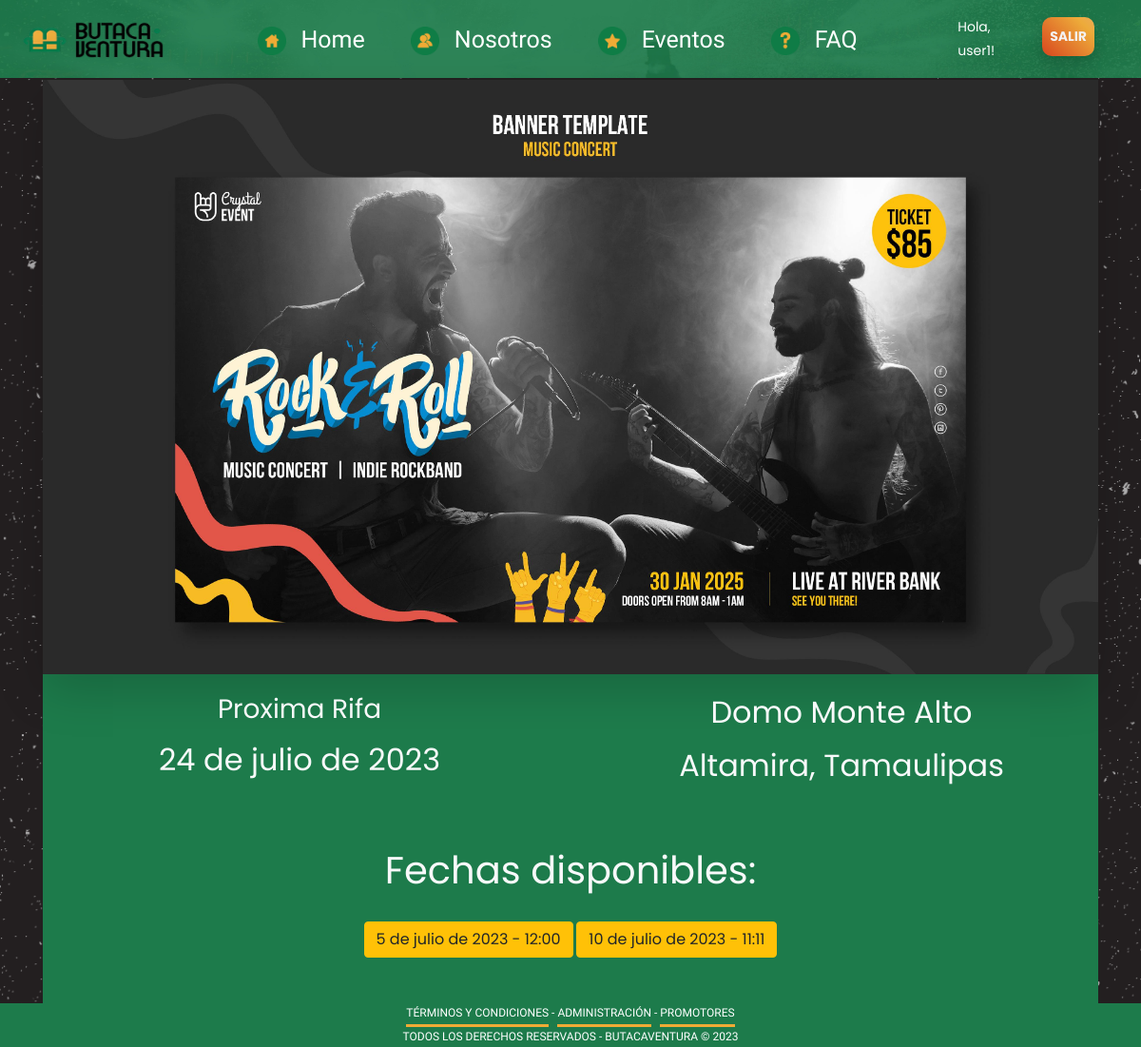
Page /event_detail_user/8358faa4/ (signed in) on the committed database.
### users/models.py (models this page shows, shortened)
class CustomUser(AbstractUser):
    user_id = models.CharField(max_length=20, primary_key=True, unique=True)
    birthday = models.DateField(auto_now=False, auto_now_add=False, null=True, blank=True)
    address = models.CharField(max_length=150, null=True)
    telephone = models.CharField(max_length=150, null=True)
    city = models.ForeignKey(City, on_delete=models.CASCADE, null=True, blank=True)
    state = models.ForeignKey(State, on_delete=models.CASCADE, null=True, blank=True)
    auth_age = models.BooleanField(default=False, blank=True)
    send_mail = models.BooleanField(default=False, blank=True)
    terms_conds = models.BooleanField(default=False, blank=True)
    status = models.CharField(max_length=50, null=True, blank=True)

class City(models.Model):
    name = models.CharField(max_length=50)
    def __str__(self):
        return self.name

class State(models.Model):
    name = models.CharField(max_length=50)
    def __str__(self):
        return self.name

### butaca/models.py (models this page shows, shortened)
class Event(models.Model):
    event_id = models.CharField(max_length=20, primary_key=True, unique=True)
    min_img = models.ImageField(default='', upload_to='event_galery', blank=True)
    bann_img = models.ImageField(default='', upload_to='event_galery', blank=True)
    bck_img = models.ImageField(default='', upload_to='event_galery', blank=True, null=True)
    name = models.CharField(max_length=50)
    date = models.DateField(auto_now=False, auto_now_add=False, null=True)
    location = models.CharField(max_length=50)
    state = models.ForeignKey(State, on_delete=models.CASCADE, null=True)
    city = models.ForeignKey(City, on_delete=models.CASCADE, null=True)
    country = models.ForeignKey(Country, on_delete=models.CASCADE, null=True)
    ticket_price = models.CharField(max_length=50, null=True)
    ticket_charge = models.CharField(max_length=50, null=True)
    ticket_level = models.CharField(max_length=50, null=True)
    url = models.CharField(max_length=50, null=True)
    min_price = models.CharField(max_length=50, null=True)
    max_price = models.CharField(max_length=50, null=True)
    active = models.BooleanField(default=False)
    promoter = models.ForeignKey(settings.AUTH_USER_MODEL, on_delete=models.CASCADE, related_name='promoter', null=True, blank=True)
    def __str__(self):
        return self.name

class DateEvent(models.Model):
    date_event_id = models.CharField(max_length=20, primary_key=True, unique=True, default='1')
    event_name = models.ForeignKey(Event, on_delete=models.CASCADE, null=True)
    event = models.CharField(max_length=50, null=True)
    promoter = models.CharField(max_length=50, null=True)
    date = models.DateField(auto_now=False, auto_now_add=False, null=True)
    ticket_quantity = models.IntegerField(null=True)
    draw_event = models.DateField(auto_now=False, auto_now_add=False, null=True)
    draw_limit_date = models.DateField(auto_now=False, auto_now_add=False, null=True)
    event_time = models.TimeField(auto_now=False, auto_now_add=False, null=True)
    status = models.BooleanField(default=True, blank=True)

### butaca/views.py (the view)
# urls.py: path('event_detail_user/<str:event_id>/', EventDetailUserView.as_view(), name='event_detail_user'),
class EventDetailUserView(LoginRequiredMixin, DetailView):
    model = Event
    template_name = "butaca/event_detail_user.html"
    context_object_name = "events"
    def get_object(self, queryset=None):
        event_id = self.kwargs['event_id']
        obj = Event.objects.get(event_id=event_id)
        return obj
    def get_context_data(self, **kwargs):
        context = super().get_context_data(**kwargs)
        event = self.object.event_id
        date_events = DateEvent.objects.filter(event=event)
        current_date = datetime.datetime.now().date()
        closest_event = Event.objects.filter(active=True, date__lt=current_date).order_by('-date').first()
        context["closest_event"] = closest_event
        print("current day:", current_date)
        print("this is:", closest_event.date)
        context['date_events'] = date_events
        return context

### butaca/templates/butaca/event_detail_user.html (shortened to what this page needs)
{% extends 'base_dashboard_user.html' %}
{% block content %}
{% load static %}
<div style="background-image: url('{{ events.bck_img.url }}'); background-size: cover;">
    <div class="container">
        <div class=""><img src="{{ events.bann_img.url }}" alt="Logo" class="d-inline-block align-text-top w-100 shadow-lg"></div>
        <div style="background-color: #1D7B4B">
            <div class="row text-center">
                <div class="col-lg-6 mt-3"><h3 class="text-light">Proxima Rifa</h3>
                    <h2 class="text-light">{{ closest_event.date }}</h2>
                </div>
                <div class="col-lg-6 mt-3"><h2 class="text-light">{{ events.location }}</h2>
                    <h2 class="text-light">{{ events.city }}, {{ events.state }}</h2>
                </div>
            </div>
            <div class="container p-5 text-center">
                <h1 class="text-light">Fechas disponibles:</h1>
                    {% if date_events %}
                    {% for date_event in date_events  %}
                    <button type="button" class="btn btn-warning mx-auto mt-3" data-bs-toggle="modal" data-bs-target="#{{ date_event.date_event_id }}">
                        {{ date_event.date }} - {{ date_event.event_time }}
                      </button>
                    {% endfor %}
                    {% else %}
                    <button type="button" class="btn btn-warning mx-auto mt-3" data-bs-toggle="modal" data-bs-target="">
                      Por el momento tenemos los ticket agostados, regresa pronto!
                    </button>
                    {% endif %}
            </div>
        </div>
    </div>
</div>
{% endblock content %}

### templates/base_dashboard_user.html (shortened to what this page needs)
<!DOCTYPE html>
<html lang="es">
{% load static %}
<head>
    <link href="https://cdn.jsdelivr.net/npm/bootstrap@5.3.0/dist/css/bootstrap.min.css" rel="stylesheet">
    <link rel="stylesheet" href="https://cdnjs.cloudflare.com/ajax/libs/font-awesome/6.4.0/css/all.min.css">
    <link rel="stylesheet" href="{% static 'css/main.css' %}"/>
    <link rel="stylesheet" href="{% static 'css/style.css' %}"/>
</head>
<body>
<div class='bg'>
<nav class="navbar navbar-expand-lg p-2">
    <div class="container-fluid">
      <a class="navbar-brand" href="{% url 'home' %}">
          <img src="{% static 'images/logo_nav.png' %}" alt="Logo" width="150" height="40" class="d-inline-block align-text-top">
      </a>
      <div class="collapse navbar-collapse" id="navbarNav">
        <ul class="navbar-nav justify-content-center w-100">
          <li class="nav-item">
            <a class="nav-link nav-changer mx-3" aria-current="page" href="{% url 'home' %}"><i><img src="{% static 'images/icono_home.png' %}" width="30" height="30" class="d-inline-block me-3"></i>Home</a>
          </li>
          <li class="nav-item">
            <a class="nav-link nav-changer mx-3" href="#"><i><img src="{% static 'images/icono_nosotros.png' %}" width="30" height="30" class="d-inline-block me-3"></i>Nosotros</a>
          </li>
          <li class="nav-item">
            <a class="nav-link nav-changer mx-3" href="#"><i><img src="{% static 'images/icono_eventos.png' %}" width="30" height="30" class="d-inline-block me-3"></i>Eventos</a>
          </li>
          <li class="nav-item">
            <a class="nav-link nav-changer mx-3" href="#"><i><img src="{% static 'images/icono_pregunta.png' %}" width="30" height="30" class="d-inline-block me-3"></i>FAQ</a>
          </li>
        </ul>
        <ul class="navbar-nav d-flex">
          {% if user.is_authenticated %}
          {% if user.status == "admin" %}
          <li class="nav-item px-3">
            <a href="{% url 'dashboard' %}" class="nav-link active text-white" >Hola, {{ user.username|default:'Guest' }}!</a>
          </li>
          {% elif user.status == "Promotor" %}
          <li class="nav-item px-3">
            <a href="{% url 'dashboard_promoter' %}" class="nav-link active text-white" >Hola, {{ user.username|default:'Guest' }}!</a>
          </li>
          {% else %}
          <li class="nav-item px-3">
            <a href="{% url 'dashboard_user' %}" class="nav-link active text-white" >Hola, {{ user.username|default:'Guest' }}!</a>
          </li>
          {% endif %}
          <li class="nav-item px-3">
          <a class="nav-link button-88 shadow" role="button" href="{% url 'logout' %}">Salir</a>
          {% else %}
          <li class="mx-2"><a class="nav-link button-87 shadow" role="button" href="{% url 'register' %}">Registro</a></li>
          <li class="mx-2"><a class="nav-link button-87 shadow" role="button" href="{% url 'login' %}">Ingresar</a></li>
          {% endif %}
              </ul>
      </div>
    </div>
</nav>
</div>
  {% block content %}{% endblock content %}
</body>
<footer>
<div class="backgroundhome termsfont text-center">
  <a href="/terminosycondiciones/" style="color:#ffffff; border-bottom: 3px solid #efab35; display: inline-block;">
    TÉRMINOS Y CONDICIONES
  </a>
  -
  <a href="/administracion_general/" style=" color:#ffffff; border-bottom: 3px solid #efab35; display: inline-block;">
    ADMINISTRACIÓN
  </a>
  -
  <a href="/administracion_general/" style=" color:#ffffff; border-bottom: 3px solid #efab35; display: inline-block;">
    PROMOTORES
  </a>
  <div class="">TODOS LOS DERECHOS RESERVADOS - BUTACAVENTURA
    © 2023
  </div>
</div>
</footer>

### static/css/main.css (style rules this page uses)
.button-88 { margin: 10px; padding: 8px 22px; text-align: center; text-transform: uppercase; transition: 0.5s; background-size: 200% auto; color: #f4f2f2; border-radius: 10px; display: block; border: 0px; font-weight: 700; box-shadow: 0px 0px 14px -7px #EDAB3A; background-image: linear-gradient(45deg, #d8461e 0%, #EDAB3A 51%, #e7acac 100%); cursor: pointer; user-select: none; -webkit-user-select: none; touch-action: manipulation; }
.nav-changer { color: #ffffff; font-size: 25px; font-family: 'Comfortaa', cursive; }
.termsfont { color: #ffffff; font-family: 'Comfortaa', sans-serif; font-size: 12px; }
.backgroundhome { background-color:#1D7B4B; color:#ffffff; }

### rows in the picture
CustomUser: username "user1"
Event: bck_img (picture), bann_img (picture), location "Domo Monte Alto", city "Altamira", state "Tamaulipas"
Event: date "24 de julio de 2023"
DateEvent: date "5 de julio de 2023", event_time "12:00"
DateEvent: date "10 de julio de 2023", event_time "11:11"
